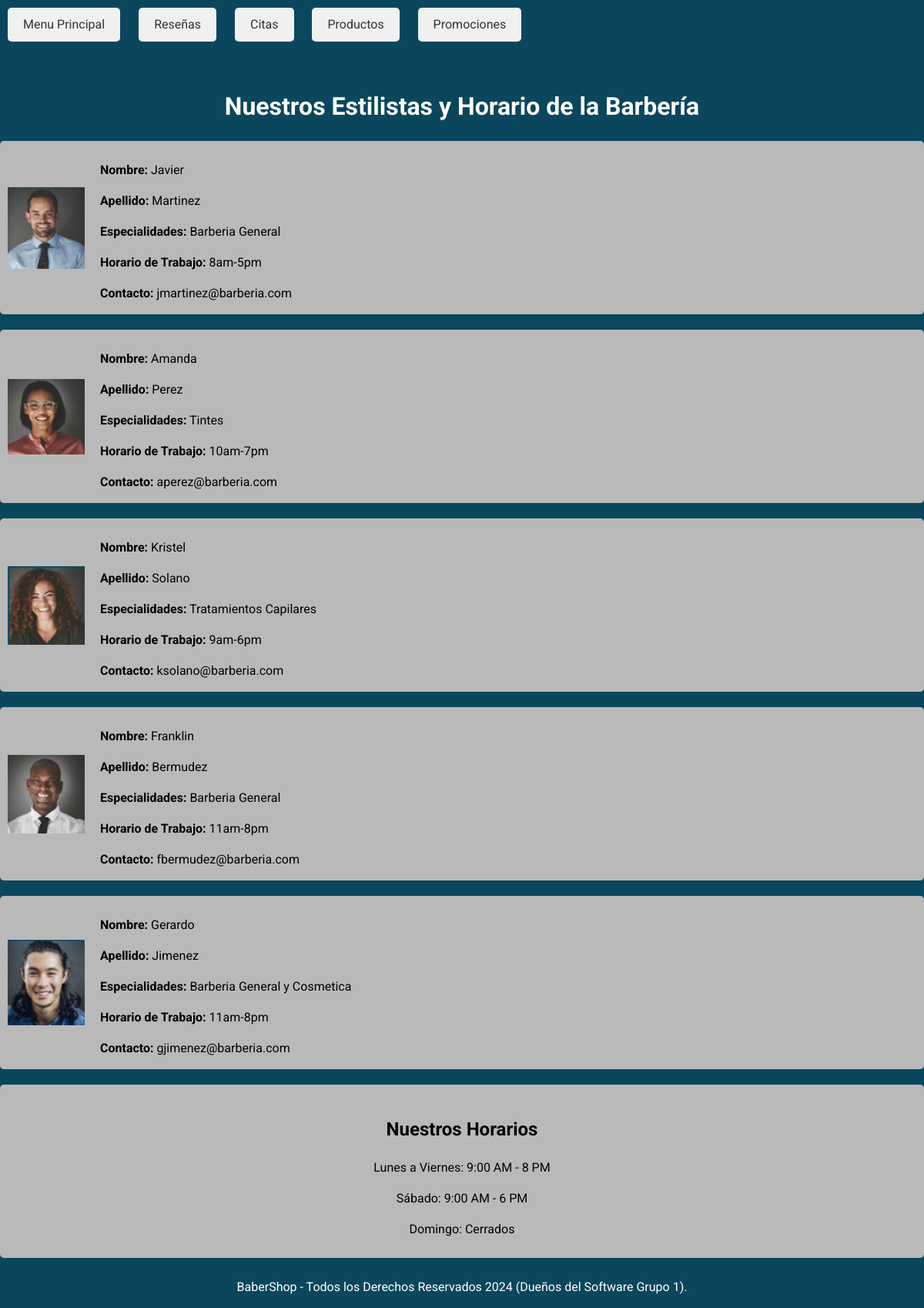
The app's page /empleados.php with its own data.
### tables this page shows
CREATE TABLE `estilistas` (
  `EstilistaID` int(11) NOT NULL,
  `Nombre` varchar(50) DEFAULT NULL,
  `Apellido` varchar(50) DEFAULT NULL,
  `Especialidades` varchar(255) DEFAULT NULL,
  `HorarioTrabajo` varchar(255) DEFAULT NULL,
  `Contacto` varchar(100) DEFAULT NULL,
  `imagen` varchar(255) DEFAULT NULL
);

### empleados.php (called while the page is built)
<?php
require_once "include/templates/head.php"
?>
<?php
include "include/templates/cuerpoEmpleados.php"
?>
<?php
include "include/templates/footer.php"
?>

### DAL/empleados.php (called while the page is built, shortened)
<?php
    function getArray($sql) {
        try {
            $nConexion = Conectar();
            if(mysqli_set_charset($nConexion, "utf8")){
                if(!$result = mysqli_query($nConexion, $sql)) die();
                $retorno = array();
                while ($row = mysqli_fetch_array($result)) {
                    $retorno[] = $row;
                }
            }
        } catch (\Throwable $th) {
            echo $th;
        }finally{
            Desconectar($nConexion);
        }
        return $retorno;
    }

### include/templates/cuerpoEmpleados.php (the view)
<?php
require_once "DAL/empleados.php";
$query = "SELECT * FROM estilistas";
$resultadosQuery = getArray($query);
?>
<body>
    <div class="links">
        <a href="index.php">Menu Principal</a>
        <a href="resenas.php">Reseñas</a>
        <a href="citas.php">Citas</a>
        <a href="productos.php">Productos</a>
        <a href="promociones.php">Promociones</a>
    </div>
    <h1>Nuestros Estilistas y Horario de la Barbería</h1>
    <?php foreach ($resultadosQuery as $resultado) : ?>
        <div class="estilista">
            <img src="img/<?php echo $resultado['imagen']; ?>" alt="Foto de Estilista 1">
            <div>
                <p><strong>Nombre:</strong> <?php echo $resultado['Nombre']; ?> </p>
                <p><strong>Apellido:</strong> <?php echo $resultado['Apellido']; ?> </p>
                <p><strong>Especialidades:</strong> <?php echo $resultado['Especialidades']; ?> </p>
                <p><strong>Horario de Trabajo:</strong> <?php echo $resultado['HorarioTrabajo']; ?> </p>
                <p><strong>Contacto:</strong> <?php echo $resultado['Contacto']; ?> </p>
            </div>
        </div>
    <?php endforeach; ?>
    <div id="horarios">
        <h2>Nuestros Horarios</h2>
        <p>Lunes a Viernes: 9:00 AM - 8 PM</p>
        <p>Sábado: 9:00 AM - 6 PM</p>
        <p>Domingo: Cerrados</p>
    </div>

### css/style.css (style rules this page uses)
:root { --fuentePrincipal: 'Roboto', cursive; --primario: #0A475C; --secundario: #42BEA5; --gris: #B9B9B9; --blanco: #FFF; }
html { font-size: 62.5%; box-sizing: border-box; height: 100%; }
*, *:before, *:after { box-sizing: inherit; }
body { font-family: var(--fuentePrincipal); background-color: var(--primario); font-size: 1.6rem; line-height: 1.5; }
a { text-decoration: none; }
img { max-width: 100%; }
h1 { text-align: center; margin-top: 50px; color: var(--blanco); }
h2 { text-align: center; color: black; }
p { margin-bottom: 5px; }
.links a { display: inline-block; margin: 10px; padding: 10px 20px; background-color: #f0f0f0; color: #333; text-decoration: none; border-radius: 5px; transition: background-color 0.3s ease; }
.estilista { display: flex; align-items: center; margin-bottom: 20px; padding: 10px; background-color: var(--gris); border-radius: 5px; }
.estilista img { width: 100px; height: auto; margin-right: 20px; }
#horarios { margin: 0 auto; padding: 20px; background-color: #B9B9B9; border-radius: 5px; text-align: center; }

### records on screen
estilistas: imagen (picture), Nombre "Javier", Apellido "Martinez", Especialidades "Barberia General", HorarioTrabajo "8am-5pm", Contacto "jmartinez@barberia.com"
estilistas: imagen (picture), Nombre "Amanda", Apellido "Perez", Especialidades "Tintes", HorarioTrabajo "10am-7pm", Contacto "aperez@barberia.com"
estilistas: imagen (picture), Nombre "Kristel", Apellido "Solano", Especialidades "Tratamientos Capilares", HorarioTrabajo "9am-6pm", Contacto "ksolano@barberia.com"
estilistas: imagen (picture), Nombre "Franklin", Apellido "Bermudez", Especialidades "Barberia General", HorarioTrabajo "11am-8pm", Contacto "fbermudez@barberia.com"
estilistas: imagen (picture), Nombre "Gerardo", Apellido "Jimenez", Especialidades "Barberia General y Cosmetica", HorarioTrabajo "11am-8pm", Contacto "gjimenez@barberia.com"
